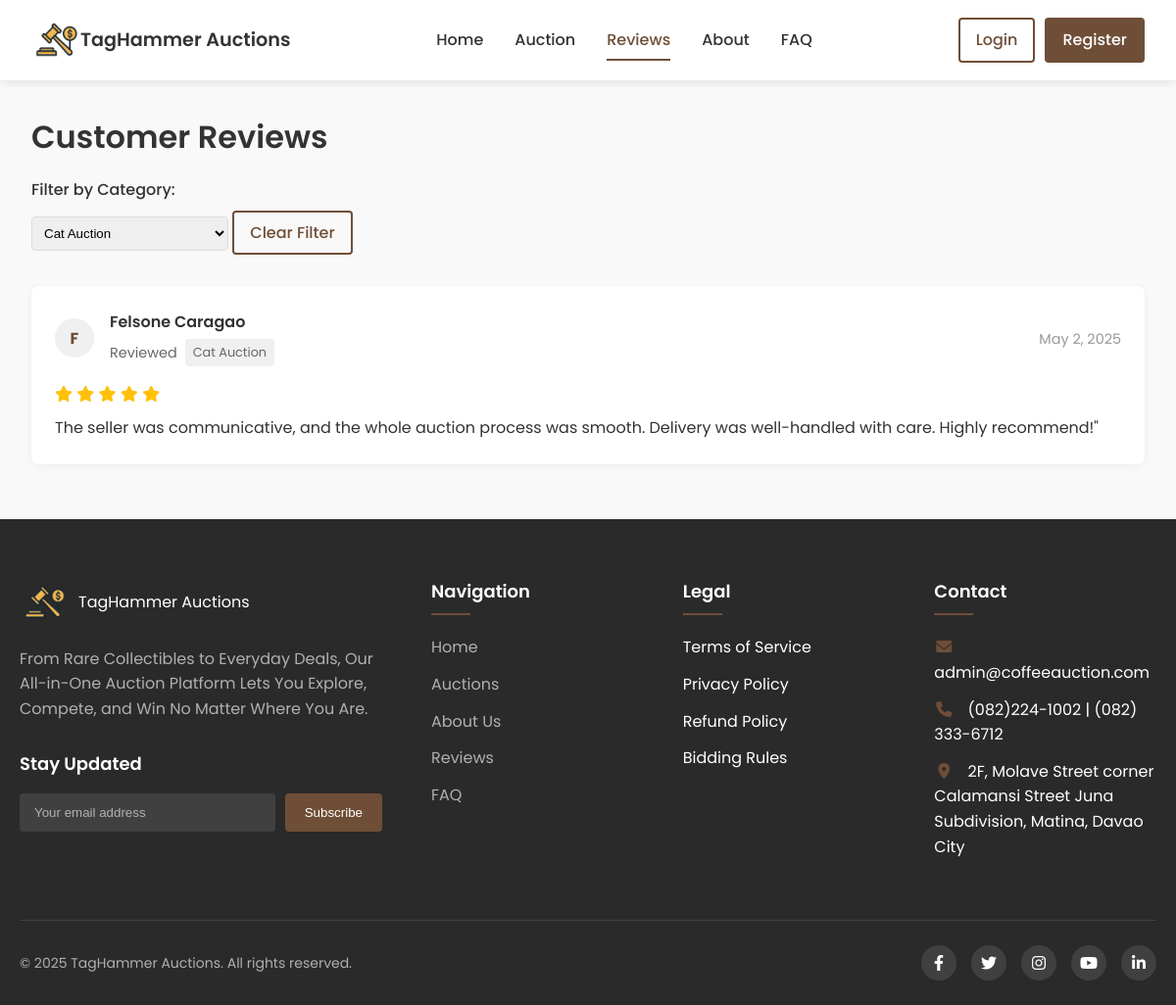
/reviews.php?category=7, run on the app's committed database.
### tables this page shows
CREATE TABLE `reviews` (
  `id` int(11) NOT NULL,
  `user_id` int(11) NOT NULL,
  `category_id` int(11) NOT NULL,
  `rating` int(11) NOT NULL CHECK (`rating` between 1 and 5),
  `description` text DEFAULT NULL,
  `created_at` timestamp NOT NULL DEFAULT current_timestamp(),
  `is_anonymous` tinyint(1) NOT NULL DEFAULT 0
);

CREATE TABLE `users` (
  `id` int(11) NOT NULL,
  `fullname` varchar(100) NOT NULL,
  `email` varchar(100) NOT NULL,
  `phone` varchar(20) NOT NULL,
  `password` varchar(255) NOT NULL,
  `role` enum('user','admin') DEFAULT 'user',
  `status` enum('pending','approved','suspended') DEFAULT 'pending',
  `created_at` timestamp NOT NULL DEFAULT current_timestamp()
);

CREATE TABLE `auction_types` (
  `id` int(11) NOT NULL,
  `name` varchar(100) NOT NULL,
  `description` text DEFAULT NULL,
  `created_at` timestamp NOT NULL DEFAULT current_timestamp(),
  `image` varchar(255) NOT NULL DEFAULT 'default-type.jpg'
);

### reviews.php (the view, shortened to what this page needs)
<?php
include 'db_connect.php';
$current_page = basename($_SERVER['PHP_SELF']);
$is_home = ($current_page == 'index.php' || $current_page == 'user_account.php');
$reviews_per_page = 8;
$page = isset($_GET['page']) ? max(1, (int)$_GET['page']) : 1;
$offset = ($page - 1) * $reviews_per_page;
$category_filter = isset($_GET['category']) ? (int)$_GET['category'] : 0;
$categories = $pdo->query("SELECT * FROM auction_types ORDER BY name ASC")->fetchAll();
$query = "
    SELECT r.*,
           u.fullname as user_name,
           t.name as category_name,
           t.image as category_image
    FROM reviews r
    JOIN users u ON r.user_id = u.id
    JOIN auction_types t ON r.category_id = t.id
";
if ($category_filter > 0) {
    $query .= " WHERE r.category_id = $category_filter";
}
$query .= " ORDER BY r.created_at DESC LIMIT $offset, $reviews_per_page";
$reviews = $pdo->query($query)->fetchAll();
?>
<!DOCTYPE html>
<html lang="en">
<head>
    <link rel="stylesheet" href="style.css">
    <link rel="stylesheet" href="https://cdnjs.cloudflare.com/ajax/libs/font-awesome/6.0.0/css/all.min.css">
</head>
<body>
<nav class="navbar">
        <div class="navbar-left">
           <div class="logo">
                <img src="images/faviconsss.png" alt="Coffee-Auction" style="width:50px;">
                <span class="logo-text"> TagHammer Auctions</span>
            </div>
        </div>
        <div class="navbar-center">
            <a href="index.php" class="nav-link <?= $is_home ? 'active' : '' ?>">Home</a>
            <a href="auction.php" class="nav-link <?= $current_page == 'auction.php' ? 'active' : '' ?>">Auction</a>
            <a href="reviews.php" class="nav-link <?= $current_page == 'reviews.php' ? 'active' : '' ?>">Reviews</a>
            <a href="about.php" class="nav-link <?= $current_page == 'about.php' ? 'active' : '' ?>">About</a>
            <a href="faqs.php" class="nav-link <?= $current_page == 'faqs.php' ? 'active' : '' ?>">FAQ</a>
        </div>
        <div class="navbar-right">
            <?php if (isset($_SESSION['user_id'])): ?>
                <div class="notification-container">
                    <span class="user-greeting">Hi, <?= htmlspecialchars($_SESSION['user_name']) ?></span>
                    <?php
                    $stmt = $pdo->prepare("SELECT COUNT(*) FROM notifications WHERE user_id = ? AND is_read = FALSE");
                    $stmt->execute([$_SESSION['user_id']]);
                    $unreadCount = $stmt->fetchColumn();
                    ?>
                    <div class="notification-icon">
                        <i class="fas fa-bell"></i>
                        <?php if ($unreadCount > 0): ?>
                            <span class="notification-badge"><?= $unreadCount ?></span>
                        <?php endif; ?>
                        <div class="notification-dropdown">
                            <div class="notification-header">
                                <h4>Notifications</h4>
                                <a href="mark_all_read.php" class="mark-all-read">Mark all as read</a>
                            </div>
                            <div class="notification-list">
                                <?php
                                $notifications = getUserNotifications($_SESSION['user_id']);
                                if (empty($notifications)) {
                                    echo '<div class="notification-item empty">No notifications</div>';
                                } else {
                                    foreach ($notifications as $notification) {
                                        $class = $notification['is_read'] ? 'read' : 'unread';
                                        echo '<div class="notification-item '.$class.'">';
                                        echo htmlspecialchars($notification['message']);
                                        $createdAt = new DateTime($notification['created_at']);
                                        $createdAt->setTimezone(new DateTimeZone('Asia/Manila'));
                                        echo '<div class="notification-time" title="'.$createdAt->format('M j, Y h:i A').'">';
                                        echo time_elapsed_string($notification['created_at']);
                                        echo '</div>';
                                        if (!$notification['is_read']) {
                                            echo '<a href="mark_read.php?id='.$notification['id'].'" class="mark-read">Mark read</a>';
                                        }
                                        echo '</div>';
                                    }
                                }
                                ?>
                            </div>
                        </div>
                    </div>
                    <a href="logout.php" class="btn btn-outline">Logout</a>
                </div>
            <?php else: ?>
                <a href="login.php" class="btn btn-outline">Login</a>
                <a href="register.php" class="btn btn-primary">Register</a>
            <?php endif; ?>
        </div>
    </nav>
    <main class="reviews-container">
        <h2>Customer Reviews</h2>
        <div class="category-filter">
            <form method="get" action="reviews.php">
                <label for="category-filter">Filter by Category:</label>
                <select id="category-filter" name="category" onchange="this.form.submit()">
                    <?php foreach ($categories as $category): ?>
                        <option value="<?= $category['id'] ?>" <?= $category_filter == $category['id'] ? 'selected' : '' ?>>
                            <?= htmlspecialchars($category['name']) ?>
                        </option>
                    <?php endforeach; ?>
                </select>
                <?php if ($category_filter > 0): ?>
                    <a href="reviews.php" class="btn btn-outline">Clear Filter</a>
                <?php endif; ?>
            </form>
        </div>
        <div class="reviews-list">
            <?php if (empty($reviews)): ?>
                <div class="no-reviews">
                    No reviews found for this category.
                </div>
            <?php else: ?>
                <?php foreach ($reviews as $review): ?>
                    <div class="review-card">
                        <div class="review-header">
                            <div class="reviewer-info">
                                <div class="reviewer-avatar">
                                    <?= $review['is_anonymous'] ? 'A' : substr($review['user_name'], 0, 1) ?>
                                </div>
                                <div>
                                    <div class="reviewer-name">
                                        <?= $review['is_anonymous'] ? 'Anonymous' : htmlspecialchars($review['user_name']) ?>
                                    </div>
                                    <div class="review-category">
                                        <span>Reviewed</span>
                                        <span class="category-badge"><?= htmlspecialchars($review['category_name']) ?></span>
                                    </div>
                                </div>
                            </div>
                            <div class="review-actions">
                                <span class="review-date">
                                    <?= date('M j, Y', strtotime($review['created_at'])) ?>
                                </span>
                            </div>
                        </div>
                        <div class="review-rating">
                            <?php for ($i = 1; $i <= 5; $i++): ?>
                                <i class="fas fa-star<?= $i > $review['rating'] ? '-empty' : '' ?>"></i>
                            <?php endfor; ?>
                        </div>
                        <div class="review-content">
                            <?= nl2br(htmlspecialchars($review['description'])) ?>
                        </div>
                    </div>
                <?php endforeach; ?>
            <?php endif; ?>
        </div>
    </main>
    <footer class="modern-footer">
        <div class="footer-container">
            <div class="footer-top">
                <div class="footer-brand">
                    <div class="footer-logo">
                        <img src="images/faviconsss.png" alt="Coffee Auction Logo" style="width:50px;">
                        <span class="logo-text">TagHammer Auctions</span>
                    </div>
                    <p class="footer-tagline">From Rare Collectibles to Everyday Deals, Our All-in-One Auction Platform Lets You Explore, Compete, and Win No Matter Where You Are.</p>
                    <div class="newsletter">
                        <h4>Stay Updated</h4>
                        <form class="newsletter-form">
                            <input type="email" placeholder="Your email address" required>
                            <button type="submit" class="btn-subscribe">Subscribe</button>
                        </form>
                    </div>
                </div>
                <div class="footer-links">
                    <div class="links-column">
                        <h4>Navigation</h4>
                        <ul>
                            <li><a href="index.php">Home</a></li>
                            <li><a href="auction.php">Auctions</a></li>
                            <li><a href="about.php">About Us</a></li>
                            <li><a href="reviews.php">Reviews</a></li>
                            <li><a href="faqs.php">FAQ</a></li>
                        </ul>
                    </div>
                    <div class="links-column">
                        <h4>Legal</h4>
                        <ul>
                            <li>Terms of Service</li>
                            <li>Privacy Policy</li>
                            <li>Refund Policy</li>
                            <li>Bidding Rules</li>
                        </ul>
                    </div>
                    <div class="links-column">
                        <h4>Contact</h4>
                        <ul class="contact-info">
                            <li><i class="fas fa-envelope"></i> admin@coffeeauction.com</li>
                            <li><i class="fas fa-phone"></i> (082)224-1002 | (082) 333-6712</li>
                            <li><i class="fas fa-map-marker-alt"></i> 2F, Molave Street corner Calamansi Street Juna Subdivision, Matina, Davao City</li>
                        </ul>
                    </div>
                </div>
            </div>
            <div class="footer-bottom">
                <div class="copyright">
                    © 2025 TagHammer Auctions. All rights reserved.
                </div>
                <div class="social-links">
                    <a href="#" aria-label="Facebook"><i class="fab fa-facebook-f"></i></a>
                    <a href="#" aria-label="Twitter"><i class="fab fa-twitter"></i></a>
                    <a href="#" aria-label="Instagram"><i class="fab fa-instagram"></i></a>
                    <a href="#" aria-label="YouTube"><i class="fab fa-youtube"></i></a>
                    <a href="#" aria-label="LinkedIn"><i class="fab fa-linkedin-in"></i></a>
                </div>
            </div>
        </div>
    </footer>
</body>
</html>

### style.css (style rules this page uses)
:root { --primary-color: #6F4E37; --primary-light: #8B6B4D; --secondary-color: #C4A484; --accent-color: #E5C8A8; --light-color: #F5F5F5; --dark-color: #333333; --success-color: #28a745; --error-color: #dc3545; --info-color: #17a2b8; }
* { margin: 0; padding: 0; box-sizing: border-box; }
body { font-family: 'Poppins', sans-serif; line-height: 1.6; color: var(--dark-color); background-color: #f9f9f9; }
a { text-decoration: none; color: inherit; }
h1, h2, h3, h4, h5, h6 { font-weight: 600; margin-bottom: 1rem; }
h2 { font-size: 2rem; }
p { margin-bottom: 1rem; }
.btn { display: inline-block; padding: 0.5rem 1rem; border-radius: 4px; font-weight: 500; text-align: center; transition: all 0.3s ease; cursor: pointer; border: 2px solid transparent; }
.btn-primary { background-color: var(--primary-color); color: white; }
.btn-outline { background-color: transparent; border-color: var(--primary-color); color: var(--primary-color); }
.navbar { display: flex; justify-content: space-between; align-items: center; padding: 1rem 2rem; background-color: white; box-shadow: 0 2px 10px rgba(0, 0, 0, 0.1); position: sticky; top: 0; z-index: 1000; }
.navbar-left, .navbar-right { display: flex; align-items: center; }
.navbar-right { gap: 10px; }
.navbar-center { display: flex; gap: 2rem; }
.nav-link { font-weight: 500; padding: 0.5rem 0; position: relative; }
.nav-link.active { color: var(--primary-color); }
.nav-link.active::after { content: ''; position: absolute; bottom: 0; left: 0; width: 100%; height: 2px; background-color: var(--primary-color); }
.logo { display: flex; align-items: center; font-weight: 600; font-size: 1.2rem; }
.modern-footer { background-color: #2a2a2a; color: #ffffff; padding: 60px 0 0; font-family: 'Poppins', sans-serif; position: relative; }
.footer-container { max-width: 1200px; margin: 0 auto; padding: 0 20px; }
.footer-top { display: grid; grid-template-columns: 1fr 2fr; gap: 50px; padding-bottom: 50px; border-bottom: 1px solid rgba(255, 255, 255, 0.1); }
.footer-brand { display: flex; flex-direction: column; }
.footer-logo { display: flex; align-items: center; margin-bottom: 20px; }
.footer-logo img { margin-right: 10px; }
.footer-tagline { color: #b0b0b0; margin-bottom: 30px; line-height: 1.6; }
.newsletter h4 { font-size: 18px; margin-bottom: 15px; color: #ffffff; }
.newsletter-form { display: flex; gap: 10px; }
.newsletter-form input { flex: 1; padding: 12px 15px; border: none; border-radius: 4px; background: rgba(255, 255, 255, 0.1); color: white; }
.newsletter-form input::placeholder { color: #b0b0b0; }
.btn-subscribe { background-color: #6F4E37; color: white; border: none; padding: 0 20px; border-radius: 4px; cursor: pointer; transition: background-color 0.3s; }
.footer-links { display: grid; grid-template-columns: repeat(3, 1fr); gap: 30px; }
.links-column h4 { font-size: 18px; margin-bottom: 20px; color: #ffffff; position: relative; padding-bottom: 10px; }
.links-column h4::after { content: ''; position: absolute; left: 0; bottom: 0; width: 40px; height: 2px; background-color: #6F4E37; }
.links-column ul { list-style: none; padding: 0; }
.links-column li { margin-bottom: 12px; }
.links-column a { color: #b0b0b0; text-decoration: none; transition: color 0.3s; }
.contact-info i { margin-right: 10px; color: #6F4E37; width: 20px; text-align: center; }
.footer-bottom { display: flex; justify-content: space-between; align-items: center; padding: 25px 0; flex-wrap: wrap; }
.copyright { color: #b0b0b0; font-size: 14px; }
.social-links { display: flex; gap: 15px; }
.social-links a { display: flex; align-items: center; justify-content: center; width: 36px; height: 36px; border-radius: 50%; background-color: rgba(255, 255, 255, 0.1); color: #ffffff; transition: all 0.3s; }
label { display: block; margin-bottom: 0.5rem; font-weight: 500; }

### data on the page
reviews: user.fullname "F", user.fullname "Felsone Caragao", category.name "Cat Auction", created_at "May 2, 2025", rating 5 (drawn), description "The seller was communicative, and the whole auction process was smooth. Delivery was well-handled with care. Highly recommend!\""

### other printed values
form field category "Cat Auction"
